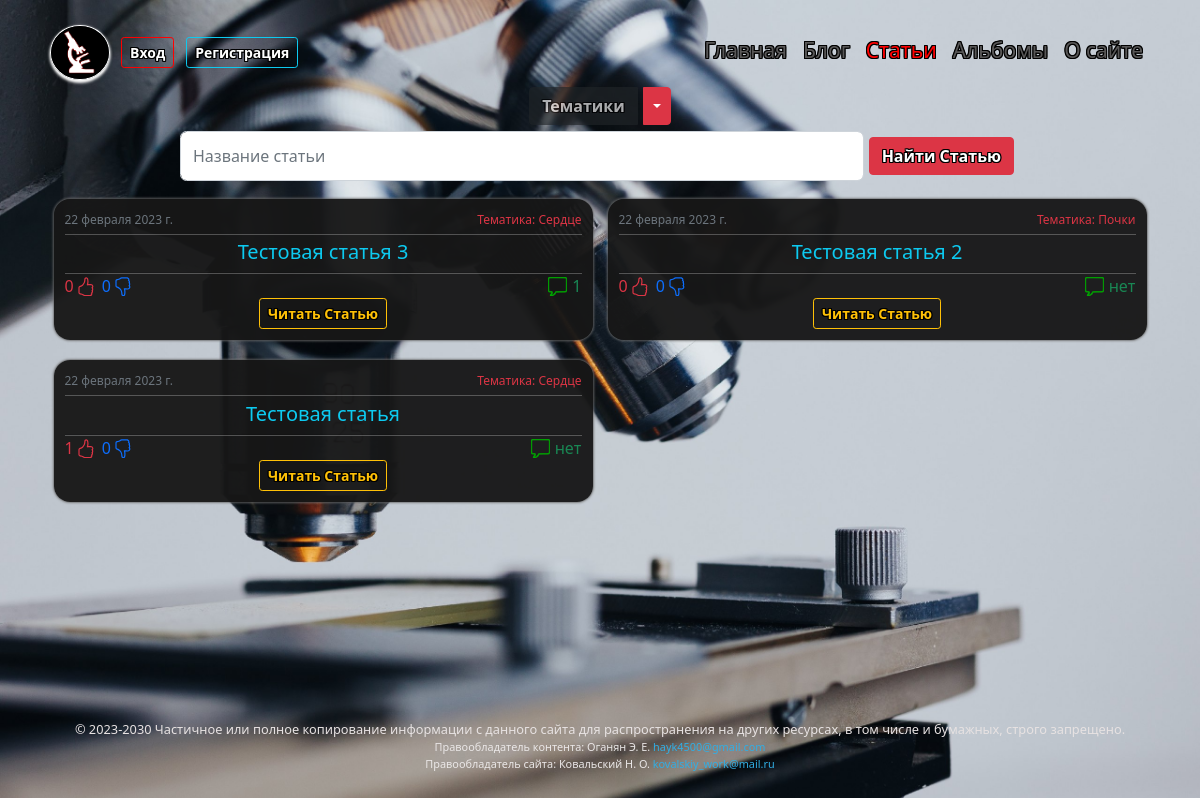
The app's page /articles/ with its own data.
### articles/models.py (models this page shows, shortened)
class Article(models.Model):
    title = models.CharField(verbose_name='Статья', max_length=40, unique=True)
    slug = models.SlugField(max_length=40, unique=True, db_index=True, verbose_name='URL')
    body = RichTextUploadingField(verbose_name='Содержание')
    time_create = models.DateTimeField(verbose_name='Время создания', auto_now_add=True)
    is_published = models.BooleanField(verbose_name='Публикация', default=True)
    thematic = models.ForeignKey('Thematic', verbose_name='Тематика', on_delete=models.PROTECT, null=False)
    thumbsup = models.IntegerField(verbose_name='Нравится', default='0')
    thumbsdown = models.IntegerField(verbose_name='Не нравится', default='0')
    thumbs = models.ManyToManyField(CustomUser, verbose_name='Голосовали', related_name='thumbs_article', default=None, blank=True)
    def get_absolute_url(self):
        return reverse('article', kwargs={'article_slug': self.slug})
    class Meta:
        verbose_name = "Статью"
        verbose_name_plural = "Статьи"
        ordering = ['-time_create']

class Thematic(models.Model):
    name = models.CharField(verbose_name='Тематика', max_length=40, db_index=True, unique=True)
    slug = models.SlugField(max_length=80, unique=True, db_index=True, verbose_name='URL')
    def __str__(self):
        return self.name
    def get_absolute_url(self):
        return reverse('thematic', kwargs={'thematic_slug': self.slug})
    class Meta:
        verbose_name = "Тематику"
        verbose_name_plural = "Тематики"

### articles/views.py (the view)
# urls.py: path('', ArticlesList.as_view(), name='articles'),
class ArticlesList(ArticleMixin, ListView):
    model = Article
    template_name = 'articles/articles.html'
    context_object_name = 'articles'
    def get_context_data(self, *, object_list=None, **kwargs):
        context = super().get_context_data(**kwargs)
        context['title'] = 'Статьи'
        return context
    def get_queryset(self):
        return Article.objects.annotate(number_of_comments=Count('comments_article', filter=Q(comments_article__status=True)))\
            .filter(is_published=True)\
            .order_by('-time_create')

### articles/templatetags/articles_tags.py (called while the page is built)
@register.inclusion_tag('articles/list_thematics.html', name='showthematics')
def show_organ_system_and_album(thematic_selected=0):
    thematic = Thematic.objects.annotate(Count('article')).filter(article__is_published=True)
    return {'thematic': thematic, 'thematic_selected': thematic_selected}

### blog/context_processors.py (called while the page is built)
def menu_context_processor(request):
    return {'menu': menu, 'home': home}

### articles/templates/articles/articles.html (shortened to what this page needs)
{% extends 'blog/include/base.html' %}
{% block content %}
{% include 'articles/include/base_articles.html' %}
{% endblock %}

### articles/templates/articles/include/base_articles.html (shortened to what this page needs)
{% load articles_tags %}
{% load static %}
{% if request.resolver_match.view_name == 'search_articles' %}
{% showthematics thematic_selected=-1%}
{%else%}
{% showthematics thematic_selected=thematic_selected%}
{% endif %}
<form action="{% url 'search_articles' %}" class="form" method="get" style="wight:auto; margin-left:15%; margin-right:15%;">{% csrf_token %}
    <div class="input-group" >
        <input id="search" name="q" type="search" class="form-control"  required="" placeholder="Название статьи" style="border-radius:0.4em;">
        <span class="input-group-btn">
            <button type="submit" class="btn btn-danger">Найти Статью</button>
        </span>
    </div>
</form>
<div class="profile-2">
    <div class="row row-cols-1 row-cols-md-2 row-cols-lg-2  g-1">
        {% for article in articles %}
        <div class="col">
            <div class="profile-cust card ">
                <div class="card-body">
                    <span class="right" style="float:right;"><p class="text-danger time">Тематика: {{article.thematic}}</p></span><span class="left" style="float:left;"><p class="text-muted time">{{article.time_create|date}}</p></span>
                    <br>
                    <hr class="text-white" style="margin-top:0%; margin-bottom:1%">
                    <h4 class="text-info fs-5 text-center">{{ article.title|truncatechars:51 }}</h4>
                </div>
                <div class="card-footer ">
                    <hr class="text-white" style="margin-top:0%; margin-bottom:0%">
                    <span class="right" style="float:right;">
                         <ul class="lines">
                             <li class="lines"><image class="btn-like" src="{% static 'blog/images/comment.png' %}" style="margin-top:0.2em; margin-right:5px;" width="19em" height="19em"></image>
                             <li class="lines"><h7 class="text-success" style="margin-bottom:0px;">{{article.number_of_comments|default:"нет"}}</h7>
                        </ul>
                    </span>
                    <span class="left" style="float:left;">
                         <ul class="lines">
                              <li class="lines"><h7 class="text-danger" style="margin-bottom:0px;  margin-right:2px; color:red;">{{article.thumbsup}}</h7>
                              <li class="lines">
                              <li class="lines"><h7 class="text-primary" style="margin-bottom:0px;  margin-right:2px;">{{article.thumbsdown}}</h7>
                              <li class="lines">
                         </ul>
                    </span>
                    <br>
                    <div class="text-center">
                        <a href="{{article.get_absolute_url}}"><button type="button" class="btn btn-outline-warning btn-sm btn-profile">Читать Статью</button></a>
                    </div>
                </div>
            </div>
        </div>
        {% endfor %}
    </div>
</div>

### blog/static/blog/css/styles.css (style rules this page uses)
html { position: relative; min-height: 90%; }
body { background-repeat: no-repeat; background-position: center center; background-attachment: fixed; -webkit-background-size: cover; -moz-background-size: cover; -o-background-size: cover; background-size: cover; margin-bottom: 6%; background-color:rgba(23, 23, 23, 0.961); }
.btn { margin: 6px; font-weight: 648; text-shadow: 1px 0 rgb(0, 0, 0), -1px 0 rgb(0, 0, 0), 0 1px rgb(0, 0, 0), 0 -1px rgb(0, 0, 0), 1px 1px rgb(0, 0, 0), -1px -1px rgb(0, 0, 0), 1px -1px rgb(0, 0, 0), -1px 1px rgb(0, 0, 0); }
input, select { padding-left: 1.5%; border:0.9px solid white; border-radius: 27em; background-color: #ffffffbf; width: 65px; font-size: 15px; }
div.profile-2 { margin-left: 4%; margin-right: 4%; margin-top: 0%; margin-bottom: 2%; padding-bottom: 0.1%; padding-top: 0.1%; border-radius: 1em; }
.profile-cust { margin-left: 1%; margin-right: 1%; margin-top: 3%; padding: 2%; border-radius: 1em; background-color:rgba(23, 23, 23, 0.961); box-shadow: 0 0px 3px black, 0 0px 3px white; }
.time { margin-top: 1%; margin-bottom: 1%; font-size: 12px; }
div.card-body { padding:0px; }
.card-footer { padding: 0px; background: none; }
.btn-profile { margin: 0px; }
div .card { border: none; }
ul.lines { margin:0px; padding:0px; }
.lines { display: flex; }

### records on screen
Article: thematic "Сердце", time_create "22 февраля 2023 г.", title "Тестовая статья 3", number_of_comments "1", thumbsup "0", thumbsdown "0"
Article: thematic "Почки", time_create "22 февраля 2023 г.", title "Тестовая статья 2", number_of_comments "нет", thumbsup "0", thumbsdown "0"
Article: thematic "Сердце", time_create "22 февраля 2023 г.", title "Тестовая статья", number_of_comments "нет", thumbsup "1", thumbsdown "0"

### other values on screen
{{ home.title }} "Главная"
{{ m.title }} "Блог" "Статьи" "Альбомы" "О сайте"
